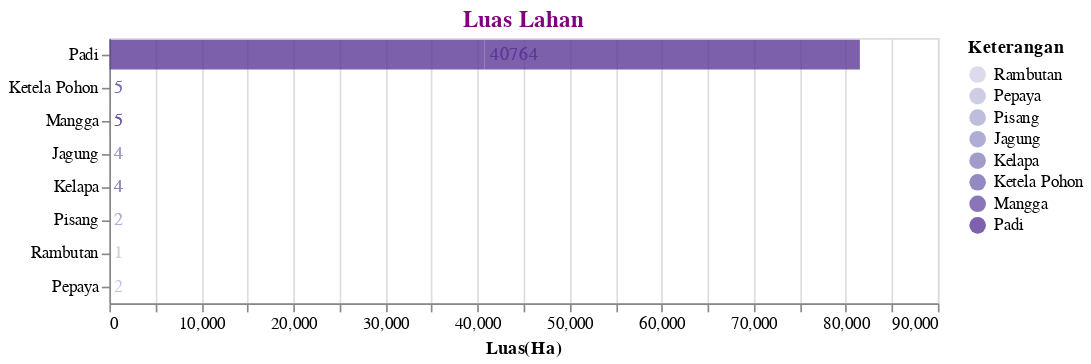

This figure's notebook cell:
### Markdown cell above
<h2>Sumber Pertanian</h2>

### Code cell
df3 = data1('Luas Pertanian')
df3 = df3.dropna()
plot3 = plot_4(df3,'Luas(Ha)','',500,'Luas Lahan').configure_title(fontSize=14,color='purple')
plot3

### Figure 1 — Vega-Lite specification as saved in the notebook (floating-point values rounded to 4 significant figures)
{"config": {"view": {"continuousWidth": 400, "continuousHeight": 300}, "title": {"color": "purple", "fontSize": 14}}, "layer": [{"mark": {"type": "bar", "opacity": 0.8}, "encoding": {"color": {"condition": {"type": "ordinal", "field": "Keterangan", "scale": {"scheme": "purples"}, "sort": "x", "selection": "selector001"}, "value": "lightgray"}, "x": {"type": "quantitative", "axis": {"tickMinStep": 1}, "field": "N", "title": "Luas(Ha)"}, "y": {"type": "ordinal", "field": "Keterangan", "sort": "-x", "title": ""}}}, {"mark": {"type": "text", "align": "left", "baseline": "middle", "dx": 3}, "encoding": {"color": {"condition": {"type": "ordinal", "field": "Keterangan", "scale": {"scheme": "purples"}, "sort": "x", "selection": "selector001"}, "value": "lightgray"}, "text": {"type": "quantitative", "field": "N"}, "tooltip": [{"type": "quantitative", "field": "Tahun"}, {"type": "nominal", "field": "Keterangan"}, {"type": "quantitative", "field": "N"}, {"type": "nominal", "field": "Satuan"}], "x": {"type": "quantitative", "axis": {"tickMinStep": 1}, "field": "N", "title": "Luas(Ha)"}, "y": {"type": "ordinal", "field": "Keterangan", "sort": "-x", "title": ""}}, "selection": {"selector008": {"type": "interval", "bind": "scales", "encodings": ["x", "y"]}, "selector001": {"type": "single", "encodings": ["y", "color"]}}}], "data": {"name": "data-e090c75a9ea88f12d21a07a5b4989389"}, "title": "Luas Lahan", "width": 500, "$schema": "https://vega.github.io/schema/vega-lite/v4.8.1.json", "datasets": {"data-e090c75a9ea88f12d21a07a5b4989389": [{"Tahun": 2017, "Kode": 10, "Data": "Luas Pertanian", "Kode Kategori": 10.1, "Kategori": "Padi dan Palawija", "Keterangan": "Padi", "N": 40760.0, "Satuan": "Ha"}, {"Tahun": 2017, "Kode": 10, "Data": "Luas Pertanian", "Kode Kategori": 10.1, "Kategori": "Padi dan Palawija", "Keterangan": "Jagung", "N": 4.0, "Satuan": "Ha"}, {"Tahun": 2017, "Kode": 10, "Data": "Luas Pertanian", "Kode Kategori": 10.1, "Kategori": "Padi dan Palawija", "Keterangan": "Ketela Pohon", "N": 5.0, "Satuan": "Ha"}, {"Tahun": 2017, "Kode": 10, "Data": "Luas Pertanian", "Kode Kategori": 10.3, "Kategori": "Buah", "Keterangan": "Pisang", "N": 2.0, "Satuan": "Ha"}, {"Tahun": 2017, "Kode": 10, "Data": "Luas Pertanian", "Kode Kategori": 10.3, "Kategori": "Buah", "Keterangan": "Mangga", "N": 5.0, "Satuan": "Ha"}, {"Tahun": 2017, "Kode": 10, "Data": "Luas Pertanian", "Kode Kategori": 10.3, "Kategori": "Buah", "Keterangan": "Rambutan", "N": 1.0, "Satuan": "Ha"}, {"Tahun": 2017, "Kode": 10, "Data": "Luas Pertanian", "Kode Kategori": 10.4, "Kategori": "Perkebunan", "Keterangan": "Kelapa", "N": 4.0, "Satuan": "Ha"}, {"Tahun": 2019, "Kode": 10, "Data": "Luas Pertanian", "Kode Kategori": 10.1, "Kategori": "Padi dan Palawija", "Keterangan": "Padi", "N": 40760.0, "Satuan": "Ha"}, {"Tahun": 2019, "Kode": 10, "Data": "Luas Pertanian", "Kode Kategori": 10.1, "Kategori": "Padi dan Palawija", "Keterangan": "Jagung", "N": 4.0, "Satuan": "Ha"}, {"Tahun": 2019, "Kode": 10, "Data": "Luas Pertanian", "Kode Kategori": 10.1, "Kategori": "Padi dan Palawija", "Keterangan": "Ketela Pohon", "N": 5.0, "Satuan": "Ha"}, {"Tahun": 2019, "Kode": 10, "Data": "Luas Pertanian", "Kode Kategori": 10.3, "Kategori": "Buah", "Keterangan": "Pisang", "N": 2.0, "Satuan": "Ha"}, {"Tahun": 2019, "Kode": 10, "Data": "Luas Pertanian", "Kode Kategori": 10.3, "Kategori": "Buah", "Keterangan": "Pepaya", "N": 2.0, "Satuan": "Ha"}, {"Tahun": 2019, "Kode": 10, "Data": "Luas Pertanian", "Kode Kategori": 10.3, "Kategori": "Buah", "Keterangan": "Mangga", "N": 5.0, "Satuan": "Ha"}, {"Tahun": 2019, "Kode": 10, "Data": "Luas Pertanian", "Kode Kategori": 10.3, "Kategori": "Buah", "Keterangan": "Rambutan", "N": 1.0, "Satuan": "Ha"}, {"Tahun": 2019, "Kode": 10, "Data": "Luas Pertanian", "Kode Kategori": 10.4, "Kategori": "Perkebunan", "Keterangan": "Kelapa", "N": 4.0, "Satuan": "Ha"}]}}
